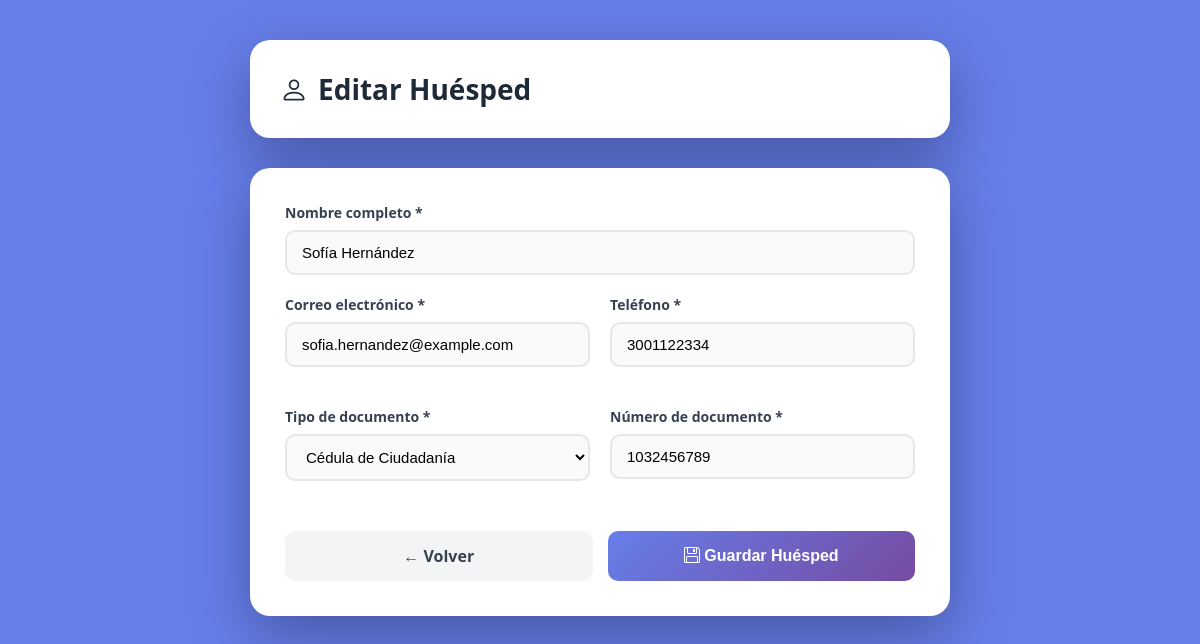
Page /frontend/guests/GuestsForm.php?id=1 (signed in) on the committed database.
### tables this page shows
CREATE TABLE `guests` (
  `id` int(11) NOT NULL,
  `name` varchar(50) NOT NULL,
  `email` varchar(50) DEFAULT NULL,
  `phone` varchar(14) DEFAULT NULL,
  `document_type` enum('CC','CE','PAS') NOT NULL,
  `document_number` bigint(10) NOT NULL,
  `created_at` timestamp NOT NULL DEFAULT current_timestamp(),
  `is_active` tinyint(1) DEFAULT 1,
  `deleted_at` datetime DEFAULT NULL
);

### backend/models/Guest.php (called while the page is built, shortened)
<?php
class Guest {
    private $pdo;
    public function __construct($pdo) {
        $this->pdo = $pdo;
    }
    public function getById($id) {
        $stmt = $this->pdo->prepare("SELECT * FROM guests WHERE id = ? AND is_active = 1");
        $stmt->execute([$id]);
        return $stmt->fetch();
    }
}

### frontend/guests/GuestsForm.php (the view, shortened to what this page needs)
<?php
require_once __DIR__ . '/../../config/config.php';
require_once __DIR__ . '/../../backend/models/Guest.php';
$guestModel = new Guest($pdo);
$guest = null;
if (isset($_GET['id'])) {
    $guest = $guestModel->getById($_GET['id']);
}
?>
<!DOCTYPE html>
<html lang="es">
<head>
  <link rel="stylesheet" href="https://cdn.jsdelivr.net/npm/bootstrap-icons@1.11.3/font/bootstrap-icons.css">
</head>
<body>
  <div class="container">
    <div class="header-card">
      <h1><i class="bi bi-person"></i> <?= $guest ? 'Editar' : 'Nuevo' ?> Huésped</h1>
    </div>
    <div class="form-card">
      <form method="POST" action="../../backend/controllers/GuestController.php">
        <div class="form-group">
          <label>Nombre completo *</label>
          <input type="text" name="name" value="<?= $guest['name'] ?? '' ?>" required placeholder="Ej: Juan Pérez García">
        </div>
        <div class="form-row">
          <div class="form-group">
            <label>Correo electrónico *</label>
            <input type="email" name="email" value="<?= $guest['email'] ?? '' ?>" required placeholder="correo@ejemplo.com">
          </div>
          <div class="form-group">
            <label>Teléfono *</label>
            <input type="text" name="phone" value="<?= $guest['phone'] ?? '' ?>" required placeholder="Ej: 3001234567">
          </div>
        </div>
        <div class="form-row">
          <div class="form-group">
            <label>Tipo de documento *</label>
            <select name="document_type" required>
              <option value="CC" <?= isset($guest['document_type']) && $guest['document_type'] === 'CC' ? 'selected' : '' ?>>Cédula de Ciudadanía</option>
            </select>
          </div>
          <div class="form-group">
            <label>Número de documento *</label>
            <input type="text" name="document_number" value="<?= $guest['document_number'] ?? '' ?>" required placeholder="Ej: 1234567890">
          </div>
        </div>
        <div class="button-group">
          <a href="GuestsList.php" class="back-link">← Volver</a>
          <button type="submit"><i class="bi bi-floppy"></i> Guardar Huésped</button>
        </div>
      </form>
    </div>
  </div>
</body>
</html>

### frontend/guests/GuestsForm.php (style rules this page uses)
* { margin: 0; padding: 0; box-sizing: border-box; }
body { font-family: 'Segoe UI', Tahoma, Geneva, Verdana, sans-serif; background: #667eea; min-height: 100vh; padding: 40px 20px; }
.container { max-width: 700px; margin: 0 auto; }
.header-card { background: white; border-radius: 20px; padding: 30px; margin-bottom: 30px; box-shadow: 0 20px 60px rgba(0, 0, 0, 0.3); animation: fadeIn 0.5s ease; }
.header-card h1 { color: #1f2937; font-size: 28px; display: flex; align-items: center; gap: 10px; }
.form-card { background: white; border-radius: 20px; padding: 35px; box-shadow: 0 20px 60px rgba(0, 0, 0, 0.3); animation: fadeIn 0.7s ease; }
.form-row { display: grid; grid-template-columns: 1fr 1fr; gap: 20px; margin-bottom: 20px; }
.form-group { margin-bottom: 20px; }
label { display: block; color: #374151; font-weight: 600; margin-bottom: 8px; font-size: 14px; }
input[type="text"], input[type="email"], select { width: 100%; padding: 12px 15px; border: 2px solid #e5e7eb; border-radius: 10px; font-size: 15px; transition: all 0.3s ease; background-color: #f9fafb; }
select { cursor: pointer; }
.button-group { display: flex; gap: 15px; margin-top: 30px; }
button[type="submit"] { flex: 1; background: linear-gradient(135deg, #667eea 0%, #764ba2 100%); color: white; padding: 14px; border: none; border-radius: 10px; font-size: 16px; font-weight: 600; cursor: pointer; transition: all 0.3s ease; }
.back-link { flex: 1; display: inline-block; text-align: center; background: #f3f4f6; color: #374151; padding: 14px; border-radius: 10px; text-decoration: none; font-weight: 600; font-size: 16px; transition: all 0.3s ease; }

### rows in the picture
guests: name "Sofía Hernández", email "sofia.hernandez@example.com", phone "3001122334", document_type "Cédula de Ciudadanía", document_number "1032456789"
